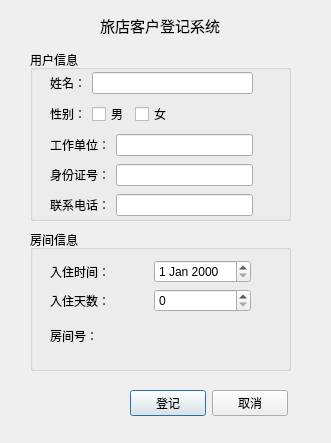
<?xml version="1.0" encoding="UTF-8"?>
<ui version="4.0">
 <class>checkin1Dialog</class>
 <widget class="QDialog" name="checkin1Dialog">
  <property name="geometry">
   <rect>
    <x>0</x>
    <y>0</y>
    <width>331</width>
    <height>443</height>
   </rect>
  </property>
  <property name="minimumSize">
   <size>
    <width>331</width>
    <height>443</height>
   </size>
  </property>
  <property name="maximumSize">
   <size>
    <width>331</width>
    <height>443</height>
   </size>
  </property>
  <property name="windowTitle">
   <string>Dialog</string>
  </property>
  <property name="windowIcon">
   <iconset resource="icons.qrc">
    <normaloff>:/icons/icons/checkin.png</normaloff>:/icons/icons/checkin.png</iconset>
  </property>
  <widget class="QLabel" name="labeltitle">
   <property name="geometry">
    <rect>
     <x>100</x>
     <y>10</y>
     <width>121</width>
     <height>31</height>
    </rect>
   </property>
   <property name="font">
    <font>
     <pointsize>11</pointsize>
    </font>
   </property>
   <property name="text">
    <string>旅店客户登记系统</string>
   </property>
  </widget>
  <widget class="QGroupBox" name="groupBoxguest">
   <property name="geometry">
    <rect>
     <x>30</x>
     <y>50</y>
     <width>261</width>
     <height>171</height>
    </rect>
   </property>
   <property name="title">
    <string>用户信息</string>
   </property>
   <widget class="QWidget" name="layoutWidget">
    <property name="geometry">
     <rect>
      <x>20</x>
      <y>20</y>
      <width>203</width>
      <height>149</height>
     </rect>
    </property>
    <layout class="QVBoxLayout" name="verticalLayout">
     <item>
      <layout class="QHBoxLayout" name="horizontalLayout">
       <item>
        <widget class="QLabel" name="labelname">
         <property name="text">
          <string>姓名：</string>
         </property>
         <property name="buddy">
          <cstring>lineEditname</cstring>
         </property>
        </widget>
       </item>
       <item>
        <widget class="QLineEdit" name="lineEditname"/>
       </item>
      </layout>
     </item>
     <item>
      <layout class="QHBoxLayout" name="horizontalLayout_2">
       <item>
        <widget class="QLabel" name="labelsex">
         <property name="text">
          <string>性别：</string>
         </property>
        </widget>
       </item>
       <item>
        <widget class="QCheckBox" name="checkBoxman">
         <property name="text">
          <string>男</string>
         </property>
        </widget>
       </item>
       <item>
        <widget class="QCheckBox" name="checkBoxwoman">
         <property name="text">
          <string>女</string>
         </property>
        </widget>
       </item>
       <item>
        <spacer name="horizontalSpacer">
         <property name="orientation">
          <enum>Qt::Horizontal</enum>
         </property>
         <property name="sizeHint" stdset="0">
          <size>
           <width>40</width>
           <height>20</height>
          </size>
         </property>
        </spacer>
       </item>
      </layout>
     </item>
     <item>
      <layout class="QHBoxLayout" name="horizontalLayout_3">
       <item>
        <widget class="QLabel" name="labelworkplace">
         <property name="text">
          <string>工作单位：</string>
         </property>
        </widget>
       </item>
       <item>
        <widget class="QLineEdit" name="lineEditworkplace"/>
       </item>
      </layout>
     </item>
     <item>
      <layout class="QHBoxLayout" name="horizontalLayout_4">
       <item>
        <widget class="QLabel" name="labelid">
         <property name="text">
          <string>身份证号：</string>
         </property>
         <property name="buddy">
          <cstring>lineEditid</cstring>
         </property>
        </widget>
       </item>
       <item>
        <widget class="QLineEdit" name="lineEditid"/>
       </item>
      </layout>
     </item>
     <item>
      <layout class="QHBoxLayout" name="horizontalLayout_5">
       <item>
        <widget class="QLabel" name="labelphone">
         <property name="text">
          <string>联系电话：</string>
         </property>
         <property name="buddy">
          <cstring>lineEditphone</cstring>
         </property>
        </widget>
       </item>
       <item>
        <widget class="QLineEdit" name="lineEditphone"/>
       </item>
      </layout>
     </item>
    </layout>
   </widget>
  </widget>
  <widget class="QGroupBox" name="groupBoxroom">
   <property name="geometry">
    <rect>
     <x>30</x>
     <y>230</y>
     <width>261</width>
     <height>141</height>
    </rect>
   </property>
   <property name="title">
    <string>房间信息</string>
   </property>
   <widget class="QWidget" name="layoutWidget_2">
    <property name="geometry">
     <rect>
      <x>20</x>
      <y>30</y>
      <width>201</width>
      <height>94</height>
     </rect>
    </property>
    <layout class="QVBoxLayout" name="verticalLayout_3">
     <item>
      <layout class="QHBoxLayout" name="horizontalLayout_6">
       <item>
        <widget class="QLabel" name="labelCheckIn">
         <property name="text">
          <string>入住时间：</string>
         </property>
        </widget>
       </item>
       <item>
        <widget class="QDateEdit" name="dateEditCheckIn"/>
       </item>
      </layout>
     </item>
     <item>
      <layout class="QVBoxLayout" name="verticalLayout_2">
       <item>
        <layout class="QHBoxLayout" name="horizontalLayout_7">
         <item>
          <widget class="QLabel" name="labeldays">
           <property name="text">
            <string>入住天数：</string>
           </property>
          </widget>
         </item>
         <item>
          <widget class="QSpinBox" name="spinBoxdays"/>
         </item>
        </layout>
       </item>
      </layout>
     </item>
     <item>
      <layout class="QHBoxLayout" name="horizontalLayout_8">
       <item>
        <widget class="QLabel" name="labelroomnumber">
         <property name="text">
          <string>房间号：</string>
         </property>
        </widget>
       </item>
       <item>
        <widget class="QLabel" name="labelnum">
         <property name="text">
          <string/>
         </property>
        </widget>
       </item>
      </layout>
     </item>
    </layout>
   </widget>
  </widget>
  <widget class="QWidget" name="layoutWidget_3">
   <property name="geometry">
    <rect>
     <x>130</x>
     <y>390</y>
     <width>158</width>
     <height>27</height>
    </rect>
   </property>
   <layout class="QHBoxLayout" name="horizontalLayout_9">
    <item>
     <widget class="QPushButton" name="pushButtoncheckin">
      <property name="text">
       <string>登记</string>
      </property>
     </widget>
    </item>
    <item>
     <widget class="QPushButton" name="pushButtoncancel">
      <property name="text">
       <string>取消</string>
      </property>
     </widget>
    </item>
   </layout>
  </widget>
 </widget>
 <resources>
  <include location="icons.qrc"/>
 </resources>
 <connections/>
</ui>
